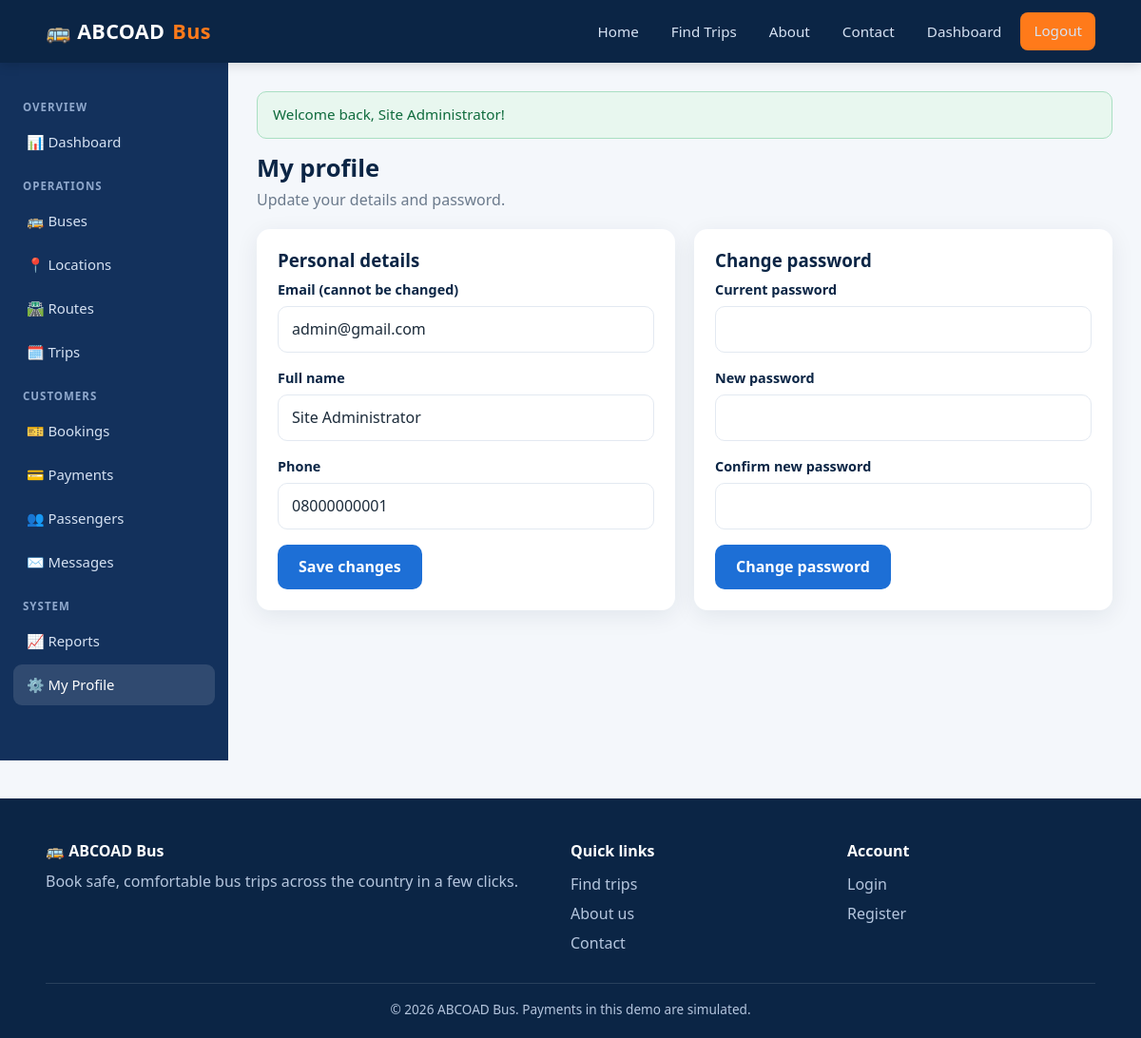
Screenshot of /admin/profile.php (signed in) with the database file from the repository.
### tables this page shows
CREATE TABLE users (
  id            INT UNSIGNED NOT NULL AUTO_INCREMENT,
  full_name     VARCHAR(100) NOT NULL,
  email         VARCHAR(150) NOT NULL,
  phone         VARCHAR(20)  NULL,
  password_hash VARCHAR(255) NOT NULL,
  role          ENUM('passenger','admin') NOT NULL DEFAULT 'passenger',
  status        ENUM('active','suspended') NOT NULL DEFAULT 'active',
  created_at    TIMESTAMP NOT NULL DEFAULT CURRENT_TIMESTAMP,
  updated_at    TIMESTAMP NOT NULL DEFAULT CURRENT_TIMESTAMP ON UPDATE CURRENT_TIMESTAMP,
  PRIMARY KEY (id),
  UNIQUE KEY uq_users_email (email)
);

### includes/profile_form.php (the view, shortened to what this page needs)
<?php
$st = $pdo->prepare("SELECT full_name, email, phone FROM users WHERE id = :id");
$st->execute([':id' => currentUserId()]);
$me = $st->fetch();
?>
<h1>My profile</h1>
<p class="muted mb">Update your details and password.</p>
<div class="grid grid-2">
  <div class="card">
    <h3>Personal details</h3>
    <form method="post" novalidate>
      <div class="form-group"><label>Email (cannot be changed)</label><input type="email" value="<?= e($me['email']) ?>" disabled></div>
      <div class="form-group"><label for="full_name">Full name</label><input type="text" id="full_name" name="full_name" value="<?= e($me['full_name']) ?>" required></div>
      <div class="form-group"><label for="phone">Phone</label><input type="tel" id="phone" name="phone" value="<?= e($me['phone']) ?>" required></div>
      <button class="btn" type="submit">Save changes</button>
    </form>
  </div>
  <div class="card">
    <h3>Change password</h3>
    <form method="post" data-match novalidate>
      <div class="form-group"><label for="current_password">Current password</label><input type="password" id="current_password" name="current_password" required></div>
      <div class="form-group"><label for="password">New password</label><input type="password" id="password" name="password" required></div>
      <div class="form-group"><label for="confirm_password">Confirm new password</label><input type="password" id="confirm_password" name="confirm_password" required></div>
      <button class="btn" type="submit">Change password</button>
    </form>
  </div>
</div>

### assets/css/style.css (style rules this page uses)
:root { --navy:#0b2545; --navy-2:#13315c; --blue:#1d6fd6; --orange:#ff7a1a; --orange-d:#e8650a; --bg:#f4f7fb; --card:#fff; --text:#1c2b3a; --muted:#6b7a8c; --line:#e3e9f1; --green:#18a058; --red:#d64045; --amber:#e8a317; --radius:14px; --shadow:0 6px 24px rgba(11,37,69,.08); --font:"Segoe UI",system-ui,-apple-system,Roboto,Helvetica,Arial,sans-serif; }
* { box-sizing:border-box;margin:0;padding:0 }
html { scroll-behavior:smooth }
body { font-family:var(--font);color:var(--text);background:var(--bg);line-height:1.55;-webkit-text-size-adjust:100% }
h1,h2,h3,h4 { line-height:1.2;color:var(--navy) }
.muted { color:var(--muted) }
.mb { margin-bottom:18px }
.btn { display:inline-block;border:0;cursor:pointer;font:inherit;font-weight:600;padding:11px 22px;border-radius:10px;background:var(--blue);color:#fff;transition:.15s }
.form-group { margin-bottom:16px }
label { display:block;font-weight:600;font-size:.9rem;margin-bottom:6px;color:var(--navy) }
input[type=text],input[type=email],input[type=password],input[type=tel],input[type=date],input[type=number],input[type=datetime-local],select,textarea { width:100%;padding:11px 14px;border:1.5px solid var(--line);border-radius:10px;font:inherit;background:#fff;color:var(--text) }
.grid { display:grid;gap:20px }
.grid-2 { grid-template-columns:repeat(2,1fr) }
.card { background:var(--card);border-radius:var(--radius);box-shadow:var(--shadow);padding:22px }
.card h3 { margin-bottom:8px }
.content h1 { font-size:1.6rem;margin-bottom:6px }

### rows the page displays
users: email "admin@gmail.com", full_name "Site Administrator", phone "08000000001"

### other values shown
$f['message'] "Welcome back, Site Administrator!"
APP_NAME "ABCOAD Bus"
